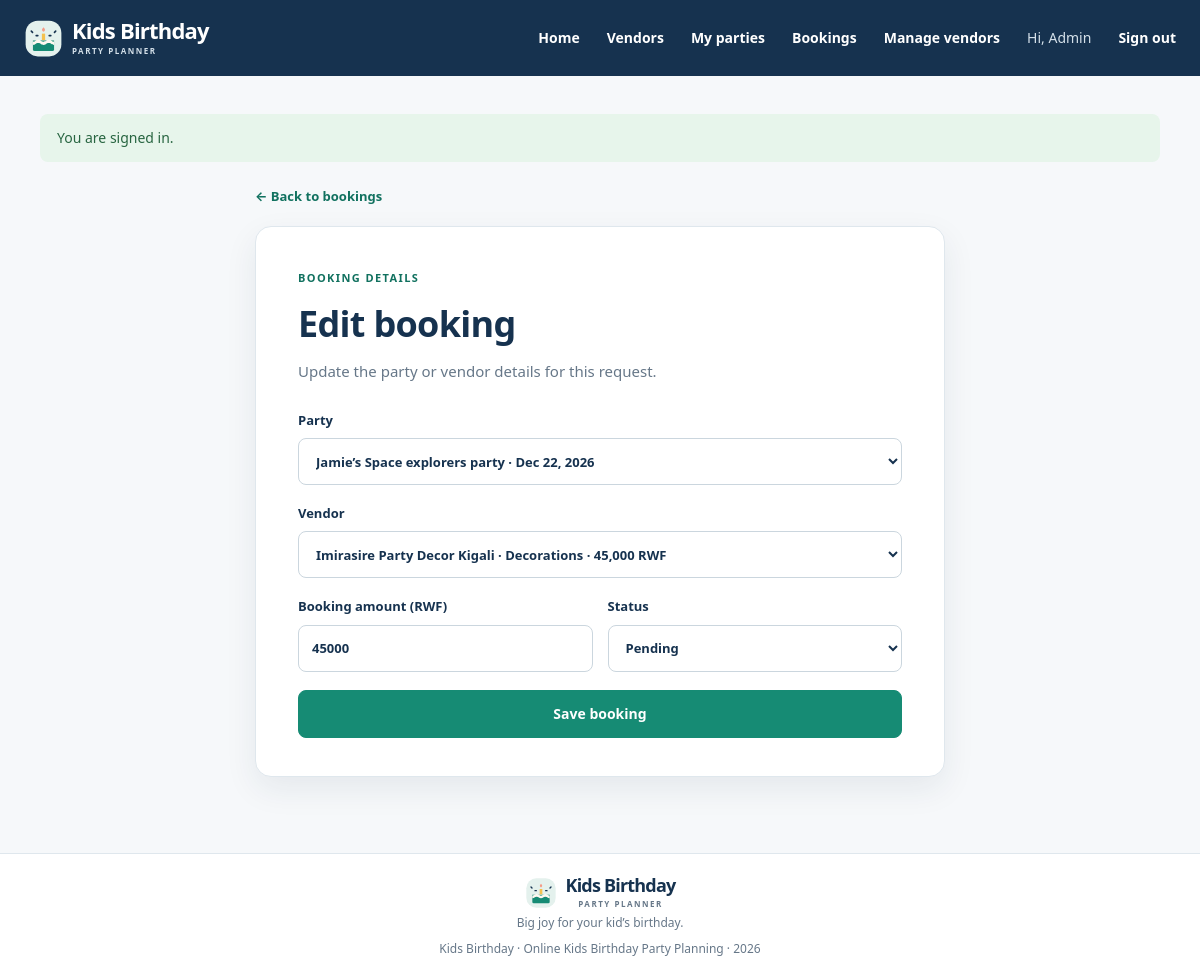
/index.php?r=bookings/edit&id=2 (signed in), run on the app's committed database.
### tables this page shows
CREATE TABLE IF NOT EXISTS users (
    user_id INT UNSIGNED NOT NULL AUTO_INCREMENT,
    username VARCHAR(80) NOT NULL,
    email VARCHAR(190) NOT NULL,
    password_hash VARCHAR(255) NOT NULL,
    role ENUM('parent', 'admin') NOT NULL DEFAULT 'parent',
    created_at TIMESTAMP NOT NULL DEFAULT CURRENT_TIMESTAMP,
    PRIMARY KEY (user_id),
    UNIQUE KEY uq_users_email (email)
);

CREATE TABLE IF NOT EXISTS bookings (
    booking_id INT UNSIGNED NOT NULL AUTO_INCREMENT,
    party_id INT UNSIGNED NOT NULL,
    vendor_id INT UNSIGNED NOT NULL,
    amount DECIMAL(7,0) UNSIGNED NOT NULL,
    status ENUM('pending', 'confirmed', 'cancelled') NOT NULL DEFAULT 'pending',
    created_at TIMESTAMP NOT NULL DEFAULT CURRENT_TIMESTAMP,
    PRIMARY KEY (booking_id),
    UNIQUE KEY uq_booking_party_vendor (party_id, vendor_id),
    KEY idx_bookings_vendor (vendor_id),
    CONSTRAINT fk_bookings_party FOREIGN KEY (party_id)
        REFERENCES parties (party_id) ON UPDATE CASCADE ON DELETE CASCADE,
    CONSTRAINT fk_bookings_vendor FOREIGN KEY (vendor_id)
        REFERENCES vendors (vendor_id) ON UPDATE CASCADE ON DELETE CASCADE
);

CREATE TABLE IF NOT EXISTS parties (
    party_id INT UNSIGNED NOT NULL AUTO_INCREMENT,
    parent_id INT UNSIGNED NOT NULL,
    child_name VARCHAR(80) NOT NULL,
    party_date DATE NOT NULL,
    theme VARCHAR(100) NOT NULL,
    budget DECIMAL(7,0) UNSIGNED NOT NULL,
    PRIMARY KEY (party_id),
    KEY idx_parties_parent_date (parent_id, party_date),
    CONSTRAINT fk_parties_parent FOREIGN KEY (parent_id)
        REFERENCES users (user_id) ON UPDATE CASCADE ON DELETE CASCADE
);

CREATE TABLE IF NOT EXISTS vendors (
    vendor_id INT UNSIGNED NOT NULL AUTO_INCREMENT,
    name VARCHAR(120) NOT NULL,
    service_type ENUM('Cake', 'Decorations', 'Entertainment', 'Photography') NOT NULL,
    price DECIMAL(7,0) UNSIGNED NOT NULL,
    contact_email VARCHAR(190) NOT NULL,
    PRIMARY KEY (vendor_id),
    KEY idx_vendors_service_type (service_type),
    KEY idx_vendors_name (name)
);

### app/Core/helpers.php (called while the page is built, shortened)
<?php
function db(): PDO
{
    return Database::connection();
}
function e($value): string
{
    return htmlspecialchars((string) $value, ENT_QUOTES | ENT_SUBSTITUTE, 'UTF-8');
}
function form_value(string $key, $default = ''): string
{
    return is_scalar($default) || $default === null ? (string) $default : '';
}
function form_int_value(string $key, int $default): int
{
    return array_key_exists($key, $_POST) ? post_int($key) : $default;
}
function current_user(): ?array
{
    return $_SESSION['user'] ?? null;
}
function render(string $view, array $data = []): void
{
    extract($data, EXTR_SKIP);
    $viewFile = __DIR__ . '/../Views/' . $view . '.php';
    require __DIR__ . '/../Views/layout/header.php';
    require $viewFile;
    require __DIR__ . '/../Views/layout/footer.php';
}
function take_flashes(): array
{
    $messages = $_SESSION['flash'] ?? [];
    return $messages;
}
function request_id(): int
{
    return filter_input(INPUT_GET, 'id', FILTER_VALIDATE_INT) ?: 0;
}

### app/Controllers/BookingController.php (called while the page is built, shortened)
<?php
final class BookingController
{
    public static function edit(): void
    {
        $user = require_login();
        $booking = Booking::find(request_id());
        render('bookings/form', [
            'title' => 'Edit booking',
            'booking' => $booking,
            'parties' => Party::allForUser($user),
            'vendors' => Vendor::all(),
            'errors' => [],
        ]);
    }
}

### config/database.php (called while the page is built)
<?php
return [
    'host' => getenv('DB_HOST') ?: '127.0.0.1',
    'port' => getenv('DB_PORT') ?: '3306',
    'database' => getenv('DB_NAME') ?: 'kids_party_planner',
    'username' => getenv('DB_USER') ?: 'root',
    'password' => getenv('DB_PASS') !== false ? getenv('DB_PASS') : '',
    'charset' => 'utf8mb4',
];

### app/Core/Database.php (called while the page is built, shortened)
<?php
final class Database
{
    private static ?PDO $connection = null;
    public static function connection(): PDO
    {
        if (self::$connection === null) {
            $config = require dirname(__DIR__, 2) . '/config/database.php';
            $dsn = sprintf(
                'mysql:host=%s;port=%s;dbname=%s;charset=%s',
                $config['host'],
                $config['port'],
                $config['database'],
                $config['charset']
            );
            self::$connection = new PDO($dsn, $config['username'], $config['password'], [
                PDO::ATTR_ERRMODE => PDO::ERRMODE_EXCEPTION,
                PDO::ATTR_DEFAULT_FETCH_MODE => PDO::FETCH_ASSOC,
                PDO::ATTR_EMULATE_PREPARES => false,
            ]);
        }
        return self::$connection;
    }
}

### app/Models/User.php (called while the page is built, shortened)
<?php
final class User
{
    public static function find(int $id): ?array
    {
        $statement = db()->prepare('SELECT user_id, username, email, role, created_at FROM users WHERE user_id = ?');
        $statement->execute([$id]);
        $user = $statement->fetch();
        return $user ?: null;
    }
}

### app/bootstrap.php (called while the page is built, shortened)
<?php
require_once __DIR__ . '/Core/Database.php';
require_once __DIR__ . '/Core/helpers.php';
require_once __DIR__ . '/Models/User.php';
require_once __DIR__ . '/Models/Vendor.php';
require_once __DIR__ . '/Models/Booking.php';
require_once __DIR__ . '/Controllers/BookingController.php';
if (!empty($_SESSION['user'])) {
    $sessionUser = User::find((int) $_SESSION['user']['user_id']);
}

### app/Models/Party.php (called while the page is built, shortened)
<?php
final class Party
{
    public static function allForUser(array $user): array
    {
        if ($user['role'] === 'admin') {
            return db()->query(
                'SELECT p.*, u.username AS parent_name FROM parties p JOIN users u ON u.user_id = p.parent_id ORDER BY p.party_date'
            )->fetchAll();
        }
        $statement = db()->prepare(
            'SELECT p.*, u.username AS parent_name FROM parties p JOIN users u ON u.user_id = p.parent_id WHERE p.parent_id = ? ORDER BY p.party_date'
        );
        $statement->execute([$user['user_id']]);
        return $statement->fetchAll();
    }
}

### app/Models/Booking.php (called while the page is built, shortened)
<?php
final class Booking
{
    public static function find(int $id): ?array
    {
        $statement = db()->prepare(
            'SELECT b.*, p.parent_id FROM bookings b JOIN parties p ON p.party_id = b.party_id WHERE b.booking_id = ?'
        );
        $statement->execute([$id]);
        $booking = $statement->fetch();
        return $booking ?: null;
    }
}

### app/Models/Vendor.php (called while the page is built, shortened)
<?php
final class Vendor
{
    public static function all(string $search = '', string $serviceType = ''): array
    {
        $sql = 'SELECT vendor_id, name, service_type, price, contact_email FROM vendors';
        $parameters = [];
        $statement = db()->prepare($sql . ' ' . self::ORDER_BY);
        $statement->execute($parameters);
        return $statement->fetchAll();
    }
}

### app/Views/bookings/form.php (the view, shortened to what this page needs)
<?php $isAdmin = current_user()['role'] === 'admin'; ?>
<section class="narrow-section">
    <a class="back-link" href="index.php?r=bookings">← Back to bookings</a>
    <div class="form-panel panel-wide">
        <span class="eyebrow">BOOKING DETAILS</span>
        <h1>Edit booking</h1>
        <p class="muted">Update the party or vendor details for this request.</p>
        <form method="post" action="index.php?r=bookings/update" class="stack-form" data-client-validation>
            <label>Party
                <select name="party_id" required>
                    <?php foreach ($parties as $party): ?>
                        <option value="<?= (int) $party['party_id'] ?>" <?= form_int_value('party_id', (int) $booking['party_id']) === (int) $party['party_id'] ? 'selected' : '' ?>>
                            <?= e($party['child_name']) ?>’s <?= e($party['theme']) ?> party · <?= e(date('M j, Y', strtotime($party['party_date']))) ?>
                        </option>
                    <?php endforeach; ?>
                </select>
            </label>
            <label>Vendor
                <select name="vendor_id" required>
                    <?php foreach ($vendors as $vendor): ?>
                        <option value="<?= (int) $vendor['vendor_id'] ?>" <?= form_int_value('vendor_id', (int) $booking['vendor_id']) === (int) $vendor['vendor_id'] ? 'selected' : '' ?>>
                            <?= e($vendor['name']) ?> · <?= e($vendor['service_type']) ?> · <?= e(money_rwf($vendor['price'])) ?>
                        </option>
                    <?php endforeach; ?>
                </select>
            </label>
            <?php if ($isAdmin): ?>
                <div class="form-row">
                    <label>Booking amount (RWF)
                        <input type="number" name="amount" value="<?= e(form_value('amount', $booking['amount'])) ?>" min="0" max="9999999" step="1" required>
                    </label>
                    <label>Status
                        <select name="status" required>
                            <?php foreach (['pending', 'confirmed', 'cancelled'] as $status): ?>
                                <option value="<?= e($status) ?>" <?= form_value('status', $booking['status']) === $status ? 'selected' : '' ?>><?= e(ucfirst($status)) ?></option>
                            <?php endforeach; ?>
                        </select>
                    </label>
                </div>
            <?php else: ?>
                <p class="form-note">The booking amount will match the selected vendor’s listed price. Any change to the party or vendor sends the request back to pending.</p>
            <?php endif; ?>
            <button class="button" type="submit">Save booking</button>
        </form>
    </div>
</section>

### app/Views/layout/header.php (shortened to what this page needs)
<?php $flashes = take_flashes(); ?>
<!doctype html>
<html lang="en">
<head>
    <link rel="stylesheet" href="assets/css/style.css?v=2">
</head>
<body>
<header class="site-header">
    <div class="nav-wrap">
        <a class="brand" href="index.php?r=home" aria-label="Kids Birthday home">
            <img class="brand-mark" src="assets/images/birthday-mark.svg" alt="">
            <span class="brand-copy"><span class="brand-name">Kids Birthday</span><span class="brand-caption">PARTY PLANNER</span></span>
        </a>
        <nav class="main-nav" id="main-navigation" aria-label="Main navigation">
            <a href="index.php?r=home">Home</a>
            <a href="index.php?r=vendors">Vendors</a>
            <?php if (current_user()): ?>
                <a href="index.php?r=parties">My parties</a>
                <a href="index.php?r=bookings">Bookings</a>
                <?php if (current_user()['role'] === 'admin'): ?>
                    <a href="index.php?r=vendors/manage">Manage vendors</a>
                <?php endif; ?>
                <a class="nav-user" href="index.php?r=profile" title="Your profile">Hi, <?= e(current_user()['role'] === 'admin' ? 'Admin' : current_user()['username']) ?></a>
                <form class="nav-logout" method="post" action="index.php?r=logout">
                    <button class="link-button" type="submit">Sign out</button>
                </form>
            <?php else: ?>
                <a href="index.php?r=login">Sign in</a>
                <a class="button button-small" href="index.php?r=register">Get started</a>
            <?php endif; ?>
        </nav>
    </div>
</header>
<main class="main-content" id="main-content">
    <?php foreach ($flashes as $flash): ?>
        <div class="flash flash-<?= e($flash['type']) ?>" role="status"><?= e($flash['message']) ?></div>
    <?php endforeach; ?>

### assets/css/style.css (style rules this page uses)
:root { --ink: #16324f; --muted: #667788; --accent: #168b74; --accent-dark: #11715f; --accent-soft: #e5f2ee; --peach: #fce9dc; --mint: #e4f1ed; --cream: #f6f8fa; --line: #dfe7ed; --white: #fff; --shadow: 0 12px 32px rgba(22, 50, 79, .08); font-family: system-ui, -apple-system, BlinkMacSystemFont, "Segoe UI", sans-serif; color: var(--ink); background: var(--cream); font-synthesis: none; text-rendering: optimizeLegibility; }
* { box-sizing: border-box; font-style: normal; }
body { margin: 0; background: var(--cream); font-size: 15px; line-height: 1.55; }
a { color: var(--accent-dark); text-decoration: none; }
button, input, select { font: inherit; }
button, select { cursor: pointer; }
.main-content { width: min(1120px, calc(100% - 48px)); min-height: calc(100vh - 180px); margin: 0 auto; padding: 38px 0 76px; }
.site-header { position: sticky; z-index: 20; top: 0; background: var(--ink); color: white; }
.nav-wrap { width: min(1200px, calc(100% - 48px)); height: 76px; margin: auto; display: flex; justify-content: space-between; align-items: center; }
.brand { display: inline-flex; align-items: center; gap: 9px; color: var(--ink); font-size: 22px; font-weight: 700; letter-spacing: -.8px; }
.site-header .brand { color: white; }
.site-header .brand-caption { color: #d4e0e9; }
.brand-mark { display: block; width: 39px; height: 39px; object-fit: contain; }
.brand-copy { display: grid; gap: 4px; }
.brand-name { line-height: 1; }
.brand-caption { color: var(--muted); font-size: 8px; font-weight: 700; letter-spacing: 1.5px; }
.main-nav { display: flex; align-items: center; gap: 27px; font-size: 14px; font-weight: 600; }
.main-nav > a:not(.button), .main-nav .link-button { color: white; }
.nav-user { color: #d4e0e9; font-weight: 500; }
.main-nav > a.nav-user { color: #d4e0e9; }
.nav-logout { margin: 0; }
.link-button { padding: 0; border: 0; background: transparent; font-size: inherit; font-weight: 600; }
.button { display: inline-flex; min-height: 48px; align-items: center; justify-content: center; gap: 14px; padding: 0 22px; border: 1px solid var(--accent); border-radius: 8px; background: var(--accent); color: white; font-size: 14px; font-weight: 700; transition: .2s ease; }
.flash { margin: 0 auto 20px; padding: 13px 17px; border-radius: 8px; font-size: 14px; }
.flash-success { background: #e7f5eb; color: #286541; }
.eyebrow { color: var(--accent-dark); font-size: 11px; font-weight: 700; letter-spacing: 1.4px; }
h1, h2, h3, p { margin-top: 0; }
h1, h2 { font-family: inherit; letter-spacing: -.7px; }
.narrow-section { max-width: 690px; margin: 0 auto; }
.back-link { display: inline-block; margin: 4px 0 20px; font-size: 13px; font-weight: 700; }
.form-panel { padding: 34px; border: 1px solid var(--line); border-radius: 16px; background: white; box-shadow: var(--shadow); }
.panel-wide { padding: 38px 42px; }
.form-panel h1 { margin: 8px 0 8px; font-size: 36px; }
.muted { color: var(--muted); }
.stack-form { display: grid; gap: 18px; margin-top: 24px; }
.stack-form label { display: grid; gap: 8px; color: var(--ink); font-size: 13px; font-weight: 600; }
.stack-form input, .stack-form select, .inline-form select { width: 100%; min-height: 47px; padding: 10px 13px; border: 1px solid #cbd6de; border-radius: 8px; outline: none; background: white; color: var(--ink); }
.form-row { display: grid; grid-template-columns: 1fr 1fr; gap: 15px; }
.form-panel .stack-form { margin-top: 27px; }

### data on the page
users: role "Admin"
bookings: party_id "Jamie’s Space explorers party · Dec 22, 2026", vendor_id "Imirasire Party Decor Kigali · Decorations · 45,000 RWF", amount "45000", status "Pending"

### other printed values
$flash['message'] "You are signed in."
